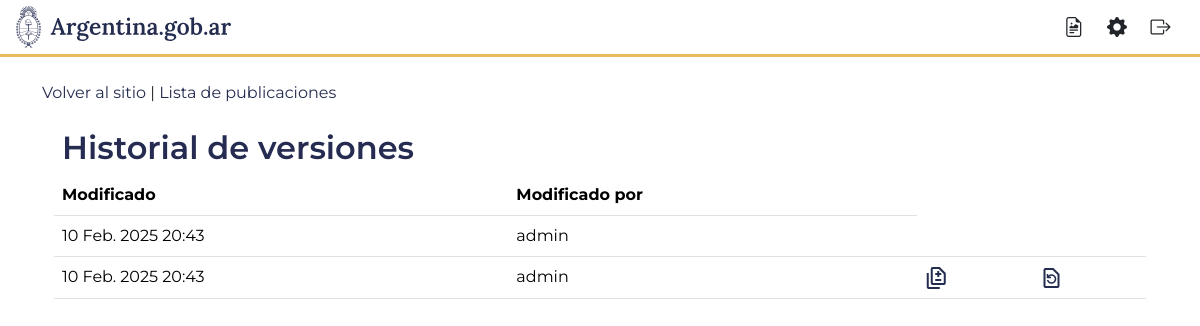
The app's page /editor/post/15/es/history/ (signed in) with its own data.
### app/main/models.py (models this page shows, shortened)
class LanguageVersion(models.Model):
    lang = models.ForeignKey(Language, on_delete=models.CASCADE) #, limit_choices_to=~models.Q(code=DEFAULT_LANGUAGE_CODE))
    class Meta:
        abstract = True

class PostVersion(LanguageVersion):
    title = models.CharField(max_length=100, verbose_name='título')
    body = models.TextField(verbose_name='texto', blank=True, null=True)
    post = models.ForeignKey(Post, on_delete=models.CASCADE, related_name='versions')
    date = models.DateTimeField(auto_now=True)
    user = models.ForeignKey('user.User', null=True, on_delete=models.SET_NULL)
    short = models.CharField(max_length=500, verbose_name='texto de la tarjeta', help_text='Descripción breve, 500 caracteres como máximo', null=True, blank=True)
    class Meta:
        ordering = ['-date']

### app/user/models.py (models this page shows, shortened)
class User(AbstractUser):
    class UserGender(models.TextChoices):
        male = 'Varon'
        female = 'Mujer'
        no = 'No'
        otro = 'Otro'
    profile = models.ForeignKey(Profile, blank=True, null=True, on_delete=models.SET_NULL, verbose_name='perfil')
    gender = models.CharField(choices=UserGender, max_length=20, default=UserGender.no)
    country = models.CharField(null=True, blank=True, max_length=10)
    province = models.ForeignKey(Provincia, blank=True, null=True, on_delete=models.SET_NULL)
    city = models.CharField(null=True, blank=True, max_length=50)
    phone = models.CharField(null=True, blank=True, max_length=20)
    lang = models.ForeignKey(Language, blank=True, null=True, on_delete=models.SET_NULL, verbose_name='idioma')
    @admin.display(boolean=True)
    def editor(self):
        return hasattr(self, 'access')

### app/dashboard/views.py (the view)
@user_passes_test(has_access)
def history(request, id:int, lang:str):
    p = Post.objects.get(id=id)
    return render(request, 'dashboard/post_history.html', context={
        'post':p,
        'history': p.versions.filter(lang__code=lang),
        })

### app/dashboard/views.py (called while the page is built)
def has_access(user):
    return hasattr(user, 'access')

### app/dashboard/templates/dashboard/post_history.html
{% extends 'dashboard/dashbase.html' %}
{% block content %}
<div class="content-edition container">
    <div class="container">
    <div class="content-edition-title">
        <h2>Historial de versiones</h1>
    </div>
    <table class="history-table table">
    <tr><th>Modificado</th><th>Modificado por</th></tr>
    {% for h in history %}
        <tr>
            <td>{{h.date}}</td>
            <td>{{h.user}}</td>
            {% if forloop.first %}<td></td><td></td>{% else %}
            <td><a href="{% url 'dashboard:diff' h.id %}"><span class="material-symbols-outlined" title="diff">difference</span></a></td>
            <td><a href="{% url 'dashboard:restore' h.id %}"><span class="material-symbols-outlined" title="restore">restore_page</span></a></td>
            {% endif %}
        </tr>
    {% endfor %}
    </table>
</div>
</div>
{% endblock %}

### app/main/static/main/css/style.css (style rules this page uses)
a { text-decoration: none; color: #242c4f; }
.material-symbols-outlined { vertical-align:middle; }

### app/main/static/main/css/snic.css (style rules this page uses)
:root { --amarillo: #E7BA61; --blanco: #FFFFFF; --azul: #262C51; --azul-claro: #2E6695; --not-found: #CBECFF; --not-found-text: #65B4E1; --negro: #000000; --oscuro: #2B2B2B; --li-selected: #555555; --gris: #808080; --gris-claro: #EFEFEF; --magenta: #1B1940; --dorado: #9A7808; --card-hover: #E6EAEE; --accesos: #0072BB; --gray-button: #F8F9FA; --gris-opaco: #777777; --validated: #4BA257; }
html,body { font-size: 1rem; font-family: "Montserrat", sans-serif; overflow: hidden; height: 100%; }
h1, h2, h3, h4, h5, h6 { color: var(--azul); font-weight: 600; }

### app/dashboard/static/dashboard/editor.css (style rules this page uses)
.content-edition h1, .content-edition h2, .content-edition h3 { padding-left: 0.5rem; }

### records on screen
PostVersion: date "10 Feb. 2025 20:43", user "admin"
PostVersion: date "10 Feb. 2025 20:43", user "admin"
